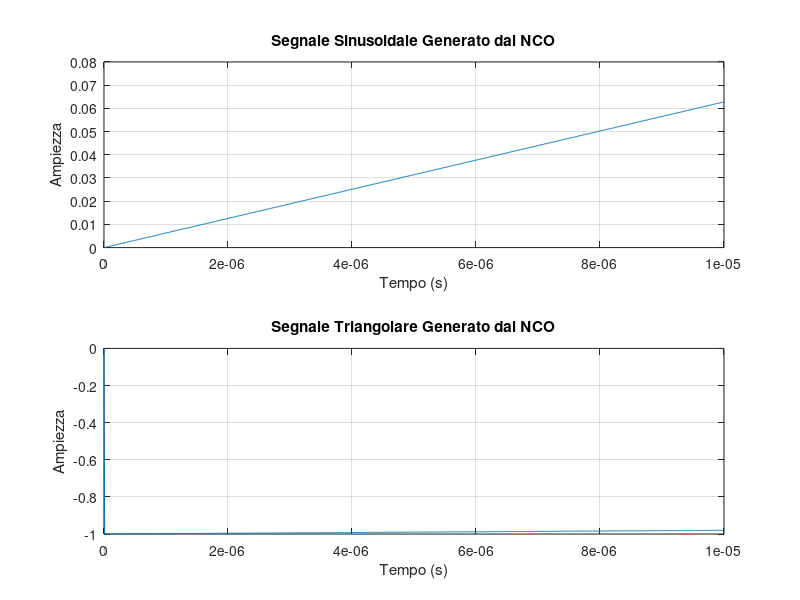

Here is the MATLAB script that generated this plot:
%% Enrico Ubaldino
% NCO
clear
clc

%% Parametri dell'oscillatore
Fs = 100e6;            % Frequenza di campionamento (Hz)
N = 1000;            % Numero di campioni
table_size = 2^16;   % Dimensione della tabella

%% Generazione delle tabelle
t = linspace(0, 2*pi, table_size); % Angoli per la tabella
sin_table = sin(t);                % Tabella sinusoidale
tri_table = 2 * (t / (2*pi)) - 1;  % Tabella triangolare

%% Frequenza di Controllo
disp('La frequenza di passo è: F_signal / Fs * Size Table');
freq_ctrl = 1000;  % Frequenza di controllo (Hz)
phase_increment = freq_ctrl / Fs * table_size;
% La frequenza del segnale generato dipende da quanto frequentemente il valore dell'accumulatore cambia.
% Con un incremento di phase_increment per ciclo e una frequenza di campionamento di Fs, 
% l'accumulatore completa un ciclo di table_size stati ogni: 
% Tperiodo = Size Table / frequenza di passo / Fs = Numero di cicli / Fs
Tperiodo = table_size / phase_increment / Fs;
% Check: F_signal = 1 / Tperiodo

%% Inizializzazione dell'accumulatore di fase e indici
phase_accumulator = zeros(1, N);
sin_wave = zeros(1, N);
tri_wave = zeros(1, N);

% Generazione del segnale
for k = 2:N
    % Aggiornamento dell'accumulatore di fase
    phase_accumulator(k) = phase_accumulator(k-1) + phase_increment;
    
    % Modulo per restare entro i limiti della tabella
    index = mod(round(phase_accumulator(k)), table_size) + 1;
    
    % Accesso alle tabelle
    sin_wave(k) = sin_table(index);
    tri_wave(k) = tri_table(index);
end

% Visualizzazione dei segnali
t_axis = (0:N-1) / Fs;  % Asse temporale

figure;
subplot(2,1,1);
plot(t_axis, sin_wave);
xlabel('Tempo (s)');
ylabel('Ampiezza');
title('Segnale Sinusoidale Generato dal NCO');
grid on;

subplot(2,1,2);
plot(t_axis, tri_wave);
xlabel('Tempo (s)');
ylabel('Ampiezza');
title('Segnale Triangolare Generato dal NCO');
grid on;
